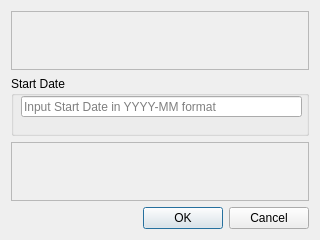
<?xml version="1.0" encoding="UTF-8"?>
<ui version="4.0">
 <class>Dialog</class>
 <widget class="QDialog" name="Dialog">
  <property name="geometry">
   <rect>
    <x>0</x>
    <y>0</y>
    <width>320</width>
    <height>240</height>
   </rect>
  </property>
  <property name="sizePolicy">
   <sizepolicy hsizetype="Fixed" vsizetype="Fixed">
    <horstretch>0</horstretch>
    <verstretch>0</verstretch>
   </sizepolicy>
  </property>
  <property name="windowTitle">
   <string>Get Database Start Date</string>
  </property>
  <layout class="QGridLayout" name="gridLayout">
   <item row="1" column="0">
    <widget class="QDialogButtonBox" name="buttonBox">
     <property name="orientation">
      <enum>Qt::Horizontal</enum>
     </property>
     <property name="standardButtons">
      <set>QDialogButtonBox::Cancel|QDialogButtonBox::Ok</set>
     </property>
    </widget>
   </item>
   <item row="0" column="0">
    <layout class="QGridLayout" name="gridLayout_3">
     <item row="2" column="0">
      <widget class="QFrame" name="frame_2">
       <property name="frameShape">
        <enum>QFrame::StyledPanel</enum>
       </property>
       <property name="frameShadow">
        <enum>QFrame::Raised</enum>
       </property>
      </widget>
     </item>
     <item row="1" column="0">
      <widget class="QGroupBox" name="startDateGroup">
       <property name="title">
        <string>Start Date</string>
       </property>
       <widget class="QLineEdit" name="lin_Start_Date">
        <property name="geometry">
         <rect>
          <x>10</x>
          <y>20</y>
          <width>281</width>
          <height>21</height>
         </rect>
        </property>
        <property name="placeholderText">
         <string>Input Start Date in YYYY-MM format</string>
        </property>
       </widget>
      </widget>
     </item>
     <item row="0" column="0">
      <widget class="QFrame" name="frame">
       <property name="frameShape">
        <enum>QFrame::StyledPanel</enum>
       </property>
       <property name="frameShadow">
        <enum>QFrame::Raised</enum>
       </property>
      </widget>
     </item>
    </layout>
   </item>
  </layout>
 </widget>
 <tabstops>
  <tabstop>lin_Start_Date</tabstop>
  <tabstop>buttonBox</tabstop>
 </tabstops>
 <resources/>
 <connections>
  <connection>
   <sender>buttonBox</sender>
   <signal>accepted()</signal>
   <receiver>Dialog</receiver>
   <slot>accept()</slot>
   <hints>
    <hint type="sourcelabel">
     <x>257</x>
     <y>230</y>
    </hint>
    <hint type="destinationlabel">
     <x>157</x>
     <y>239</y>
    </hint>
   </hints>
  </connection>
  <connection>
   <sender>buttonBox</sender>
   <signal>rejected()</signal>
   <receiver>Dialog</receiver>
   <slot>reject()</slot>
   <hints>
    <hint type="sourcelabel">
     <x>310</x>
     <y>230</y>
    </hint>
    <hint type="destinationlabel">
     <x>286</x>
     <y>239</y>
    </hint>
   </hints>
  </connection>
 </connections>
</ui>
